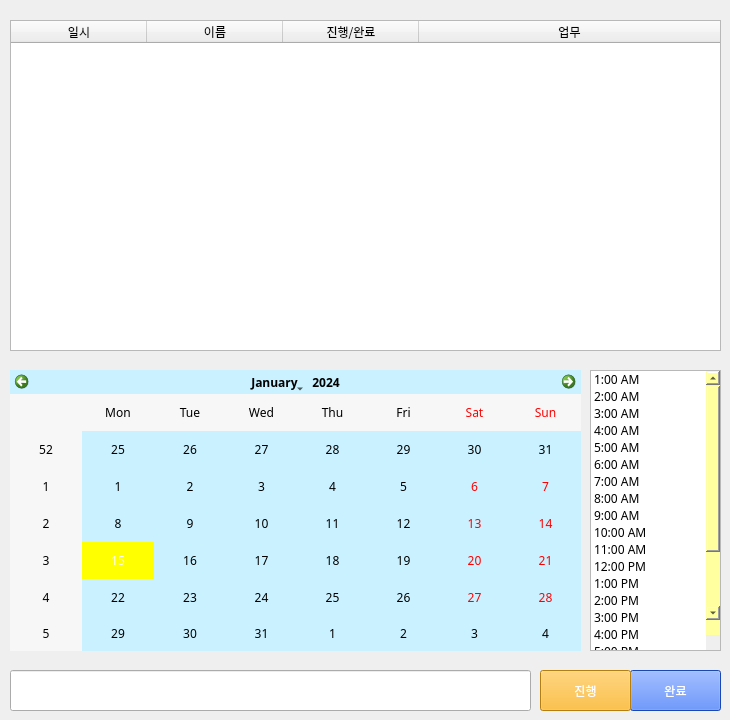
      <widget class="QWidget" name="page_8">
       <widget class="QTableWidget" name="work_table">
        <property name="geometry">
         <rect>
          <x>10</x>
          <y>20</y>
          <width>711</width>
          <height>331</height>
         </rect>
        </property>
        <property name="font">
         <font>
          <family>평창체 Regular</family>
         </font>
        </property>
        <attribute name="horizontalHeaderDefaultSectionSize">
         <number>136</number>
        </attribute>
        <attribute name="horizontalHeaderStretchLastSection">
         <bool>true</bool>
        </attribute>
        <column>
         <property name="text">
          <string>일시</string>
         </property>
        </column>
        <column>
         <property name="text">
          <string>이름</string>
         </property>
        </column>
        <column>
         <property name="text">
          <string>진행/완료</string>
         </property>
        </column>
        <column>
         <property name="text">
          <string>업무</string>
         </property>
        </column>
       </widget>
       <widget class="QCalendarWidget" name="calendarWidget">
        <property name="geometry">
         <rect>
          <x>10</x>
          <y>370</y>
          <width>571</width>
          <height>281</height>
         </rect>
        </property>
        <property name="font">
         <font>
          <family>평창체 Regular</family>
         </font>
        </property>
        <property name="styleSheet">
         <string notr="true">background-color: rgb(201, 241, 255);
selection-background-color: yellow;
color:black;</string>
        </property>
       </widget>
       <widget class="QListWidget" name="listWidget">
        <property name="geometry">
         <rect>
          <x>590</x>
          <y>370</y>
          <width>131</width>
          <height>281</height>
         </rect>
        </property>
        <property name="font">
         <font>
          <family>평창체 Regular</family>
         </font>
        </property>
        <property name="styleSheet">
         <string notr="true">QTableWidget{
	background-color:rgb(197,253,255);
	selection-color:white;
    selection-background-color:blue;
}
QScrollBar:vertical {
	border:none;
	background-color:rgb(255,255,160);
	margin: 15px 0 15px 0;
}
QScrollBar::handle:vertica l{
	background-color:rgb(245,125,128);
	minheight: 30px;
}
QScrollBar::handle:vertical:hover {
	background-color:rgb(190,191,193);
}
QScrollBar::handle:vertical:pressed {
	background-color:rgb(190,191,193);
}
</string>
        </property>
        <item>
         <property name="text">
          <string>1:00 AM</string>
         </property>
        </item>
        <item>
         <property name="text">
          <string>2:00 AM</string>
         </property>
        </item>
        <item>
         <property name="text">
          <string>3:00 AM</string>
         </property>
        </item>
        <item>
         <property name="text">
          <string>4:00 AM</string>
         </property>
        </item>
        <item>
         <property name="text">
          <string>5:00 AM</string>
         </property>
        </item>
        <item>
         <property name="text">
          <string>6:00 AM</string>
         </property>
        </item>
        <item>
         <property name="text">
          <string>7:00 AM</string>
         </property>
        </item>
        <item>
         <property name="text">
          <string>8:00 AM</string>
         </property>
        </item>
        <item>
         <property name="text">
          <string>9:00 AM</string>
         </property>
        </item>
        <item>
         <property name="text">
          <string>10:00 AM</string>
         </property>
        </item>
        <item>
         <property name="text">
          <string>11:00 AM</string>
         </property>
        </item>
        <item>
         <property name="text">
          <string>12:00 PM</string>
         </property>
        </item>
        <item>
         <property name="text">
          <string>1:00 PM</string>
         </property>
        </item>
        <item>
         <property name="text">
          <string>2:00 PM</string>
         </property>
        </item>
        <item>
         <property name="text">
          <string>3:00 PM</string>
         </property>
        </item>
        <item>
         <property name="text">
          <string>4:00 PM</string>
         </property>
        </item>
        <item>
         <property name="text">
          <string>5:00 PM</string>
         </property>
        </item>
        <item>
         <property name="text">
          <string>6:00 PM</string>
         </property>
        </item>
        <item>
         <property name="text">
          <string>7:00 PM</string>
         </property>
        </item>
        <item>
         <property name="text">
          <string>8:00 PM</string>
         </property>
        </item>
        <item>
         <property name="text">
          <string>9:00 PM</string>
         </property>
        </item>
        <item>
         <property name="text">
          <string>10:00 PM</string>
         </property>
        </item>
        <item>
         <property name="text">
          <string>11:00 PM</string>
         </property>
        </item>
        <item>
         <property name="text">
          <string>12:00 AM</string>
         </property>
        </item>
       </widget>
       <widget class="QPushButton" name="pushButton_7">
        <property name="geometry">
         <rect>
          <x>630</x>
          <y>670</y>
          <width>91</width>
          <height>41</height>
         </rect>
        </property>
        <property name="font">
         <font>
          <family>평창체 Regular</family>
         </font>
        </property>
        <property name="styleSheet">
         <string notr="true">background-color: rgb(35, 101, 255);
color:white;</string>
        </property>
        <property name="text">
         <string>완료</string>
        </property>
       </widget>
       <widget class="QLineEdit" name="lineEdit">
        <property name="geometry">
         <rect>
          <x>10</x>
          <y>670</y>
          <width>521</width>
          <height>41</height>
         </rect>
        </property>
        <property name="font">
         <font>
          <family>평창체 Regular</family>
         </font>
        </property>
       </widget>
       <widget class="QPushButton" name="pushButton_8">
        <property name="geometry">
         <rect>
          <x>540</x>
          <y>670</y>
          <width>91</width>
          <height>41</height>
         </rect>
        </property>
        <property name="font">
         <font>
          <family>평창체 Regular</family>
         </font>
        </property>
        <property name="styleSheet">
         <string notr="true">background-color: rgb(255, 177, 19);
color:white;</string>
        </property>
        <property name="text">
         <string>진행</string>
        </property>
       </widget>
      </widget>
